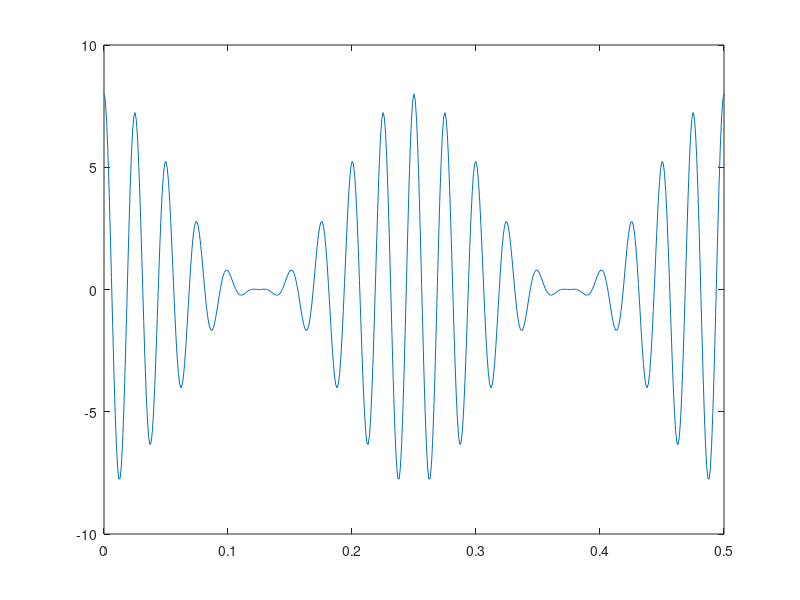

Reproduce this figure in MATLAB.
clear all;
clc;

t=0:0.001:0.5;
m=4*cos(2*pi*4*t);
c=4*cos(2*pi*40*t);
s=4*(1+cos(2*pi*4*t)).*cos(2*pi*40*t);
plot(t,s);